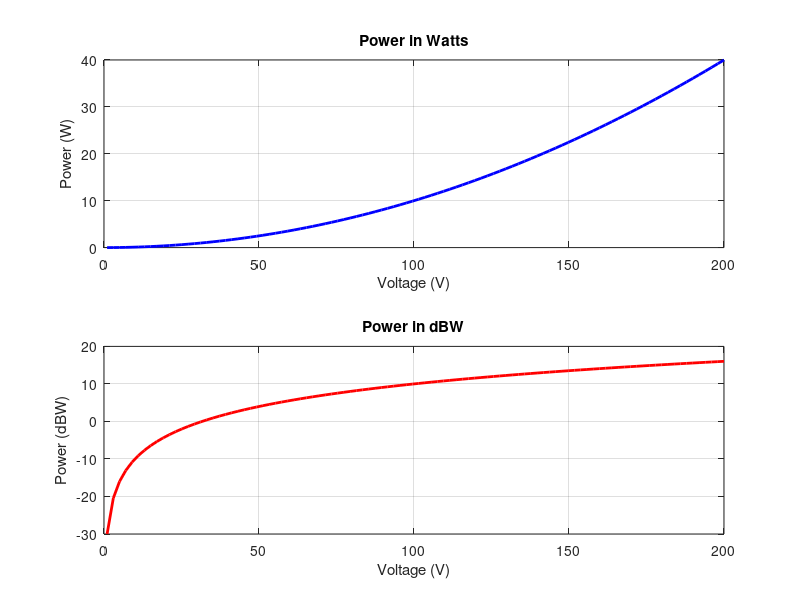

Recreate this plot in MATLAB.
%% Power in a resistor
% V = I * R
%   V : voltage     [V]
%   I : current     [A]
%   R : resistance  [Ohms]

% Power
%   P = I * V

V_range = linspace(1,200,100);
R = 1000;
I = V_range / R;
P = I .* V_range; % Calculate power in watts

% Convert power to dBW
P_dBW = 10 * log10(P);

%% First subplot in watts
figure;
subplot(2,1,1);
plot(V_range, P, 'b-', 'LineWidth', 2);
xlabel('Voltage (V)');
ylabel('Power (W)');
title('Power in Watts');
grid on;

%% Second subplot in dBW
subplot(2,1,2);
plot(V_range, P_dBW, 'r-', 'LineWidth', 2);
xlabel('Voltage (V)');
ylabel('Power (dBW)');
title('Power in dBW');
grid on;
